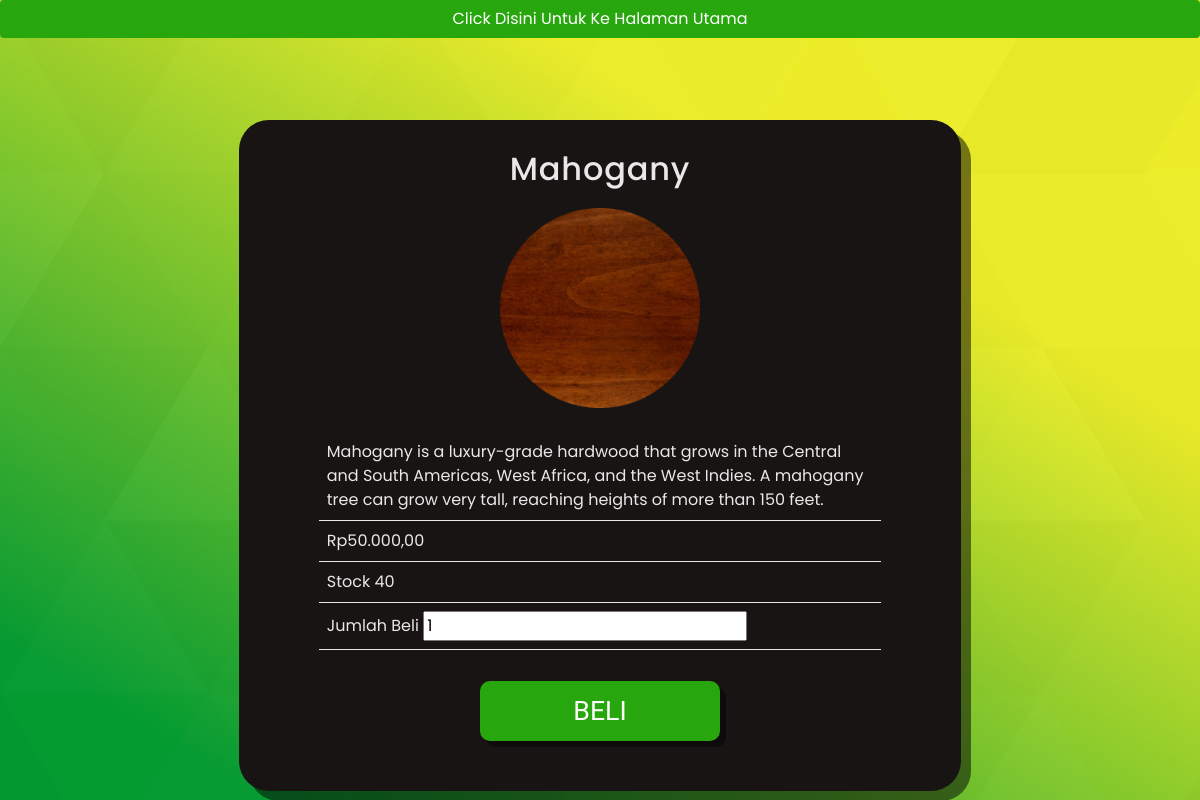
Page /produk.php?id=4 on the committed database.
### tables this page shows
CREATE TABLE `produk` (
  `id` int(11) NOT NULL,
  `nama` varchar(200) NOT NULL,
  `deskripsi` varchar(5000) NOT NULL,
  `harga` varchar(200) NOT NULL,
  `stok` int(11) NOT NULL,
  `gambar` varchar(100) DEFAULT NULL
);

### produk.php (the view, shortened to what this page needs)
<!DOCTYPE html>
<html lang="en">
<head>
    <link href="https://cdn.jsdelivr.net/npm/bootstrap@5.0.1/dist/css/bootstrap.min.css" rel="stylesheet">
    <link rel="stylesheet" href="style.css">
</head>
<body>
    <a style="display:block;width:max;background-color:#27a60d;color:white;font-family: 'Poppins', sans-serif;" class="btn" href="index.php">Click Disini Untuk Ke Halaman Utama</a>
    <?php
        include "koneksi.php";
        $detail=mysqli_query($conn,"select * from produk where id = '".$_GET['id']."'");
        $data=mysqli_fetch_array($detail);
    ?>
    <br><br><br>
    <div class="row" style="font-family: 'Poppins', sans-serif; padding:10px;">
        <div class="col-md-2" style="margin: auto; width: 60%; padding: 30px 80px 30px 80px; margin:0 auto;">
            <center><h2 style="margin-bottom:20px;letter-spacing:0.8px;"><?=$data['nama']?></h2></center>
            <center><img src="assets/<?=$data['gambar']?>" class="card-img-top" style="width:200px;"></center>
            <br>
            <form action="proses_keranjang.php?id=<?=$data['id']?>" method="post">
                <table class="table" style="color:rgb(233, 231, 231);border:none;">
                    <thead>
                        <tr>
                            <td><?=$data['deskripsi']?></td>
                        </tr>
                        <tr>
                            <td><?=$data['harga']?></td>
                        </tr>
                        <tr>
                            <td>Stock <?=$data['stok']?></td>
                        </tr>
                        <tr>
                            <td>Jumlah Beli <input type="number" name="jumlah" value="1"></td>
                        </tr>
                    </thead>
                </table>
                <center><input class="button" type="submit" value="BELI"></center>
            </form>
        </div>
    </div>
</body>
</html>

### style.css (style rules this page uses)
html { overflow-x: hidden; }
body { background-color: #049B31; background-attachment: fixed; background-size: cover; }
.col-md-2 { background-color: rgb(25, 20, 20); width: 35%; border-radius: 30px; color: rgb(233, 231, 231); box-shadow: 10px 10px rgb(0 0 0 / 0.5); padding: 30px; margin: auto; }
.button { font-family: 'Staatliches', cursive; margin-top: 15px; font-size: 20pt; background: #27a60d; color: white; border: 0px solid; border-radius: 10px; width: 240px; height: 60px; transition: 0.3s; box-shadow: 6px 6px rgb(0 0 0 / 0.5); margin-bottom: 20px; }

### rows in the picture
produk: nama "Mahogany", gambar (picture), deskripsi "Mahogany is a luxury-grade hardwood that grows in the Central and South Americas, West Africa, and the West Indies. A mahogany tree can grow very tall, reaching heights of more than 150 feet.", harga "Rp50.000,00", stok "40"
